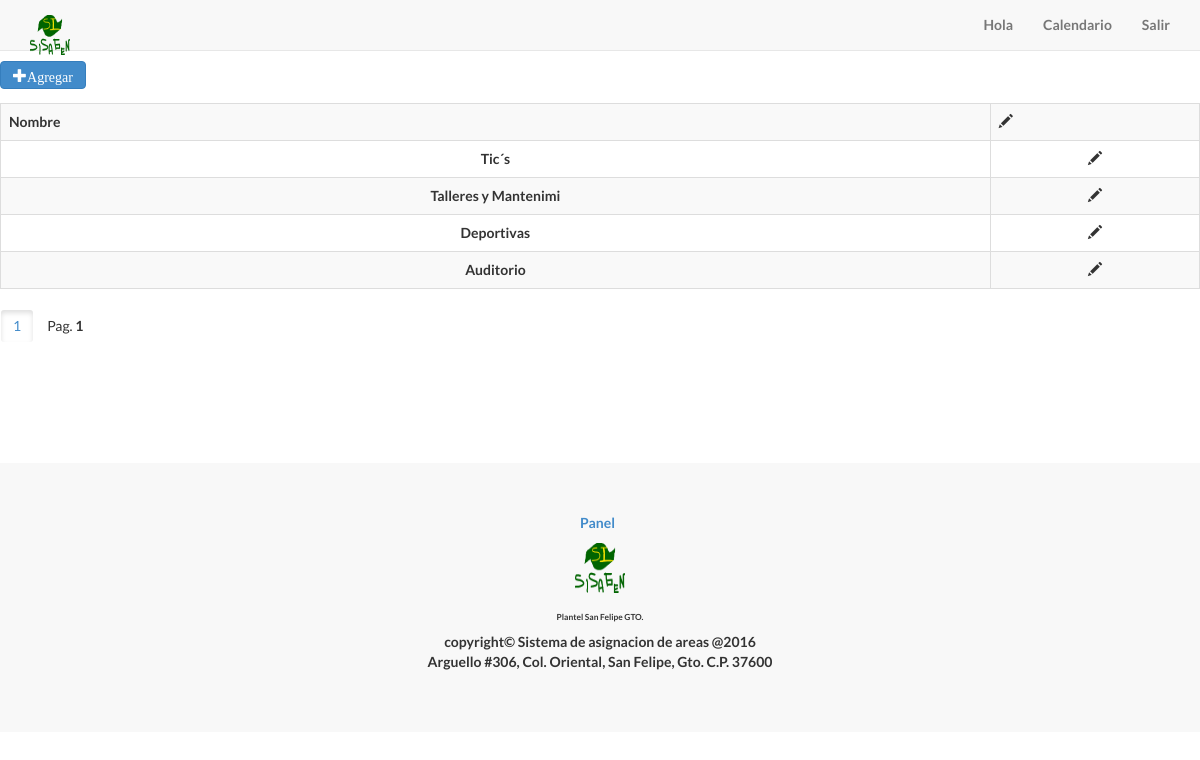
The page /lisArea.php on the database its author committed.
### tables this page shows
CREATE TABLE `tbl_areas` (
  `idRow` int(11) NOT NULL AUTO_INCREMENT,
  `nombre` varchar(20) NOT NULL,
  `eliminado` bit(1) DEFAULT b'0',
  `roles_id` int(11) DEFAULT NULL,
  PRIMARY KEY (`idRow`),
  UNIQUE KEY `idRow` (`idRow`),
  KEY `usuarios_id_fk_idx` (`roles_id`),
  CONSTRAINT `roles_id` FOREIGN KEY (`roles_id`) REFERENCES `tbl_roles` (`idRow`) ON DELETE NO ACTION ON UPDATE NO ACTION
);

### lisArea.php (the view, shortened to what this page needs)
<?php
require "phplib/listados_PDO/PDO_Pagination.php";
$root = 'root';
$password = '';
$host = 'localhost';
$dbname = 'dbsr';
$connection = new PDO("mysql:host=$host;dbname=$dbname;", $root, $password);
$pagination = new PDO_Pagination($connection);
if(isset($_REQUEST["search"]) && $_REQUEST["search"] != "")
{
	$search = htmlspecialchars($_REQUEST["search"]);
	$pagination->param = "&search=$search";
	$pagination->rowCount("SELECT idRow,
                                    nombre
								FROM tbl_areas
						    WHERE nombre LIKE '%$search%'
								      AND eliminado = 0");
	$pagination->config(3, 5);
	$sql = "SELECT idRow,
                                    nombre
								FROM tbl_areas
						    WHERE nombre LIKE '%$search%' AND eliminado = 0
		    ORDER BY idRow ASC
		    LIMIT $pagination->start_row, $pagination->max_rows";
	$query = $connection->prepare($sql);
	$query->execute();
	$model = array();
	while($rows = $query->fetch())
	{
		$model[] = $rows;
	}
}
else
{
	$pagination->rowCount("SELECT idRow,
                                    nombre
								FROM tbl_areas
                WHERE eliminado = 0                ");
	$pagination->config(3, 5);
	$sql = "SELECT idRow,
                    nombre
								FROM tbl_areas
								WHERE eliminado = 0
						   ORDER BY idRow ASC LIMIT $pagination->start_row, $pagination->max_rows";
	$query = $connection->prepare($sql);
	$query->execute();
	$model = array();
	while($rows = $query->fetch())
	{
		$model[] = $rows;
	}
}
?>
<!DOCTYPE html>
<html lang="es">
<head>
    <?php include 'inc/header.php'; ?>
</head>
<body>
<?php include 'inc/navigation.php'; ?>
    <br>
    <br>
    <br>
<div class="form-group">
<button id='btnAgregar' class="btn btn-primary glyphicon glyphicon-plus">Agregar</button>
</div>
<div class="form-group">
  <div class="table-responsive">
<table class="table table-bordered table-striped">
    <tr>
        <th align="center">Nombre</th>
        <th align="center"><span class='glyphicon glyphicon-pencil'></span></th>
    </tr>
    <?php
    foreach($model as $row)
    {
        echo "<tr>";
        echo "<td align='center'>".$row['nombre']."</td>";
        echo "<td align='center' data-value='".$row['idRow']."' class='editar' onclick='editar(".$row['idRow'].")'><span class='glyphicon glyphicon-pencil'></span> </td>";
        echo "</tr>";
    }
    ?>
</table>
    </div>
    </div>
<div>
</div>
<?php include 'inc/footer.php'; ?>
</body>
</html>

### css/landing-page.css (style rules this page uses)
body, html { width: 100%; height: 100%; }
body, h1, h2, h3, h4, h5, h6 { font-family: "Lato","Helvetica Neue",Helvetica,Arial,sans-serif; font-weight: 700; }

### rows shown on the page
tbl_areas: nombre "Tic´s", $row['idRow'] 1 (drawn)
tbl_areas: nombre "Talleres y Mantenimi", $row['idRow'] 2 (drawn)
tbl_areas: nombre "Deportivas", $row['idRow'] 3 (drawn)
tbl_areas: nombre "Auditorio", $row['idRow'] 4 (drawn)

### other values the page prints
$p "1"
$this->btn_page "Pag."
$numbers "1"
